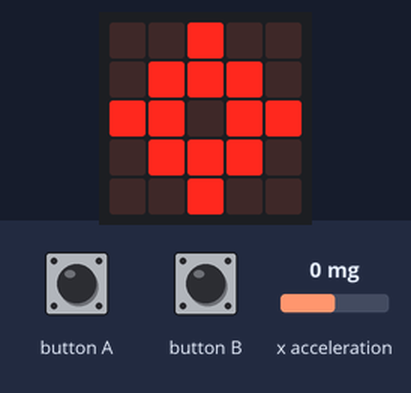
Simulated run of this program. Board: BBC micro:bit running MicroPython. Parts: the board's 5×5 LED display. The inputs (shaded band) are chosen by the test bench; at power-on: x acceleration 0 mg. Random numbers come from a fixed seed.

Above: at 1.2 s.
1.3 s: button A pressed for 0.15 s
At 1.31 s:
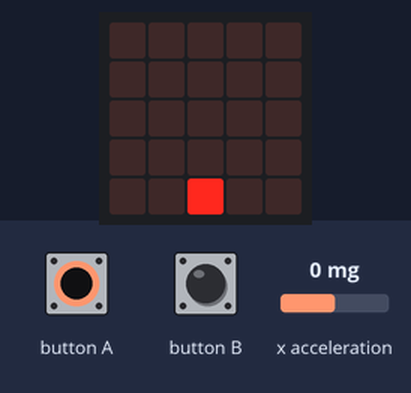
2.0 s: x acceleration set to 89 mg
3.7 s: x acceleration set to 107 mg
At 3.83 s:
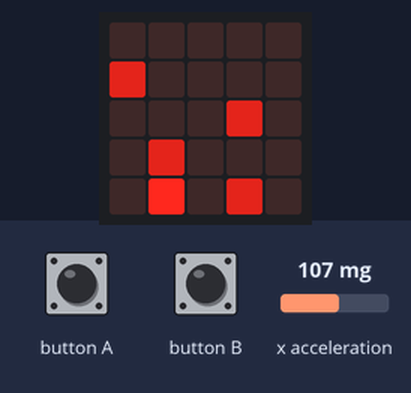
5.4 s: button A pressed for 1 s
At 5.57 s:
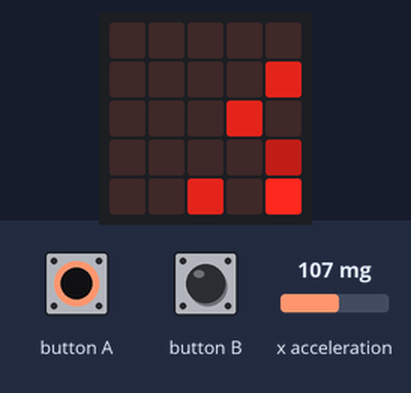
7.0 s: x acceleration set to -1440 mg
At 7.15 s:
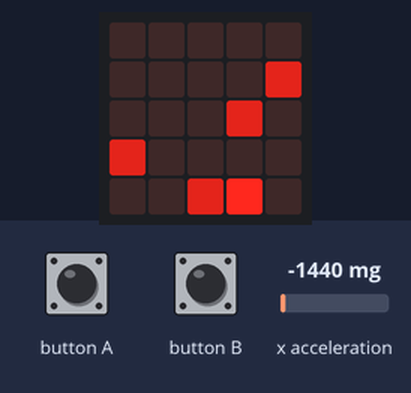
8.8 s: button A pressed for 0.15 s
At 8.97 s:
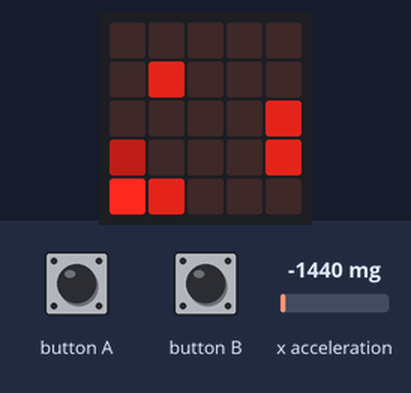

Measured:
- the behaviour switches between 100 and 101 mg on x acceleration (found by bisection; images 1 and 2)
- after the input at 1.3 s, the display: changes at once (image 1)

The program:

05_alien_ships.py
```python
from microbit import *
from random import *

GAME_SPEED = 75
MAX_ROCKETS = 5

class Game:

    def __init__(self):
        self.ship_position = 2
        self.rockets = []
        self.alien_ships = []

    def player_input(self):
        # ship movement
        acceleration = accelerometer.get_x()
        if acceleration < 100:
            if self.ship_position > 0:
                self.ship_position -= 1
        if acceleration > 100:
            if self.ship_position < 4:
                self.ship_position += 1
        # fire rockets
        if button_a.was_pressed():
            if len(self.rockets) <= MAX_ROCKETS:
                self.rockets.append([self.ship_position,4])

    def motion(self):
        rockets = []
        for index in range(len(self.rockets)):
            # if a rocket is still active
            if self.rockets[index][1] > 0:
                # move the rocket
                self.rockets[index][1] -= 1
                rockets.append(self.rockets[index])
        self.rockets = rockets

        self.alien_ships.append([randint(0,4),0])

        alien_ships = []
        for index in range(len(self.alien_ships)):
            if self.alien_ships[index][1] < 4:
                self.alien_ships[index][1] += 1
                alien_ships.append(self.alien_ships[index])
        self.alien_ships = alien_ships


    def draw(self):
        display.clear()

        for alien in self.alien_ships:
            display.set_pixel(alien[0],alien[1],6)

        # draw player rockets
        for rocket in self.rockets:
            display.set_pixel(rocket[0],rocket[1],3)

        # draw player ship
        display.set_pixel(self.ship_position, 4, 9)

while True:

    display.show(Image.TARGET)
    # Wait for either button to be pressed.
    while not (button_a.was_pressed() or button_b.was_pressed()):
        sleep(1)

    game = Game() # Create our game object.

    while True:
        game.draw()
        game.motion()
        game.player_input()
        sleep(GAME_SPEED)
```
